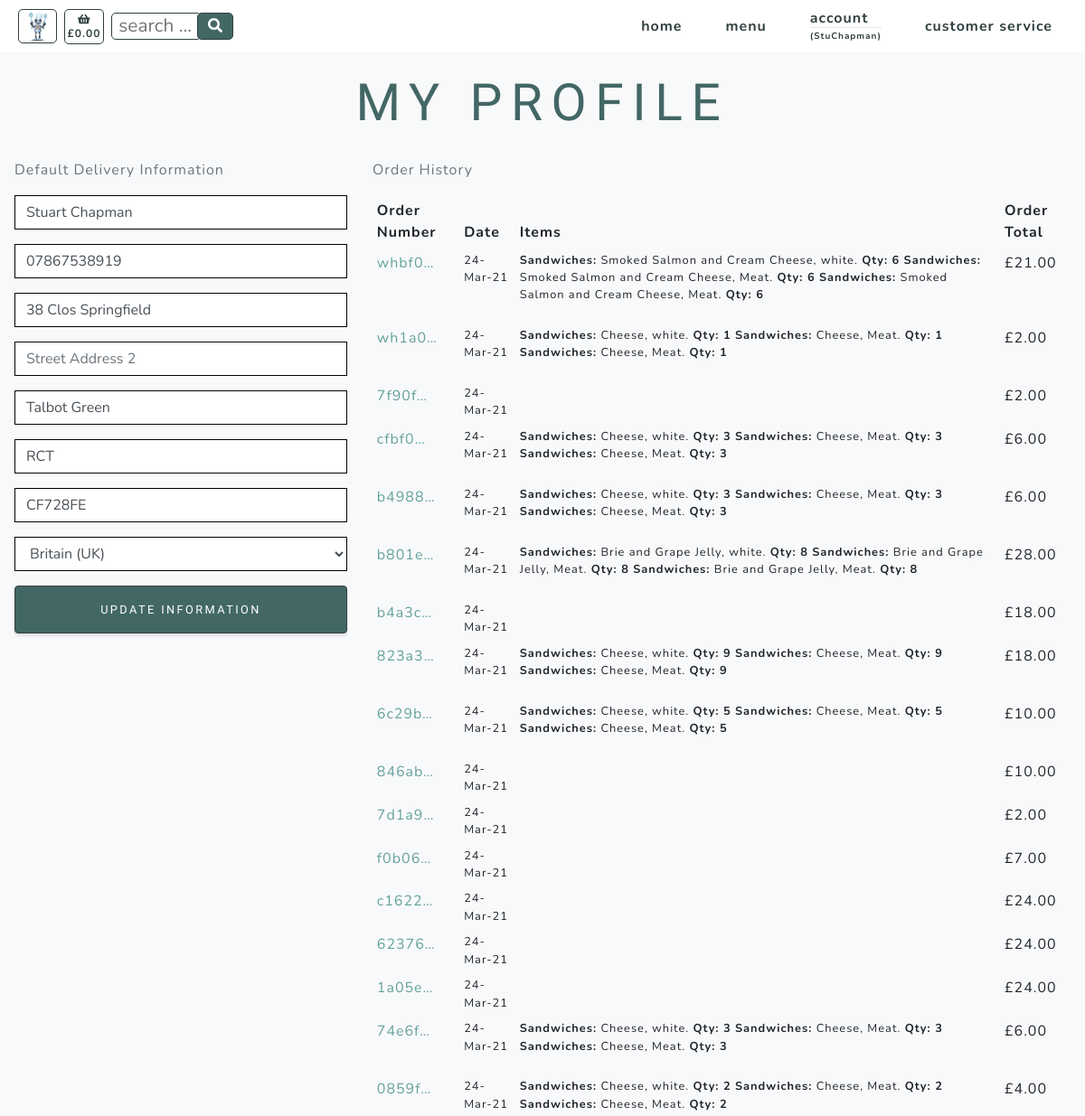
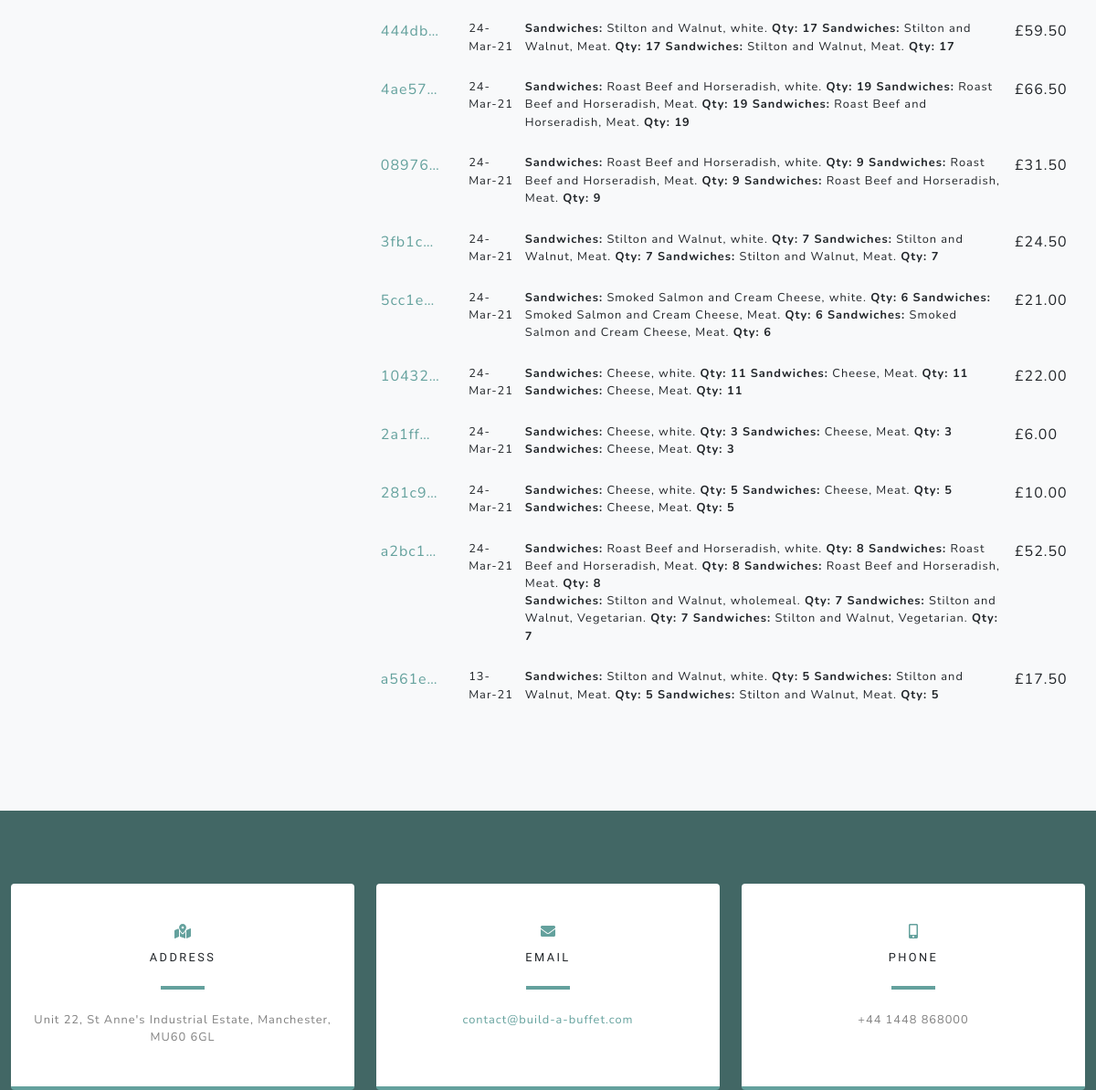
The page /profiles/ (signed in) on the database as committed earlier (2 pictures, top to bottom).
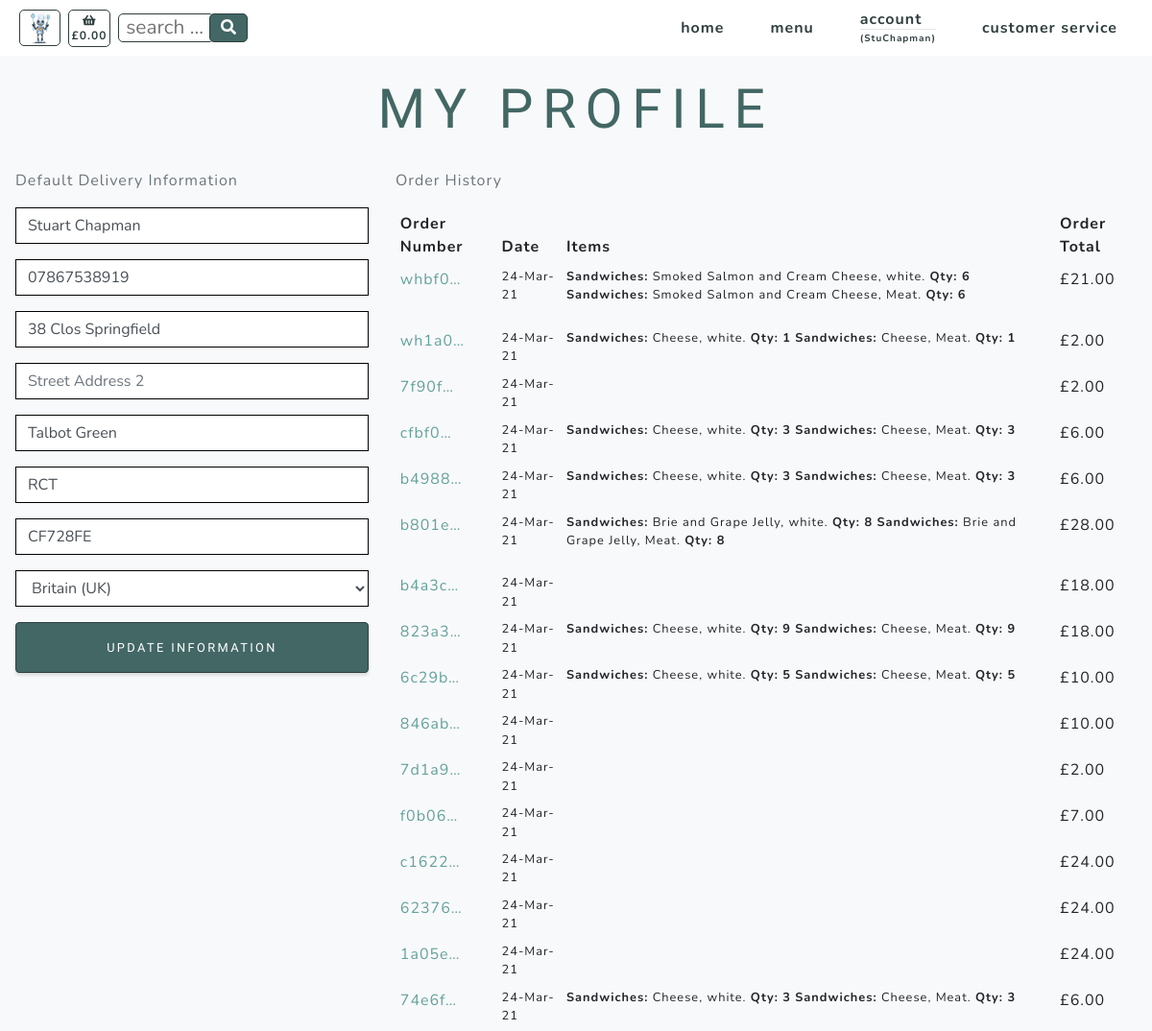
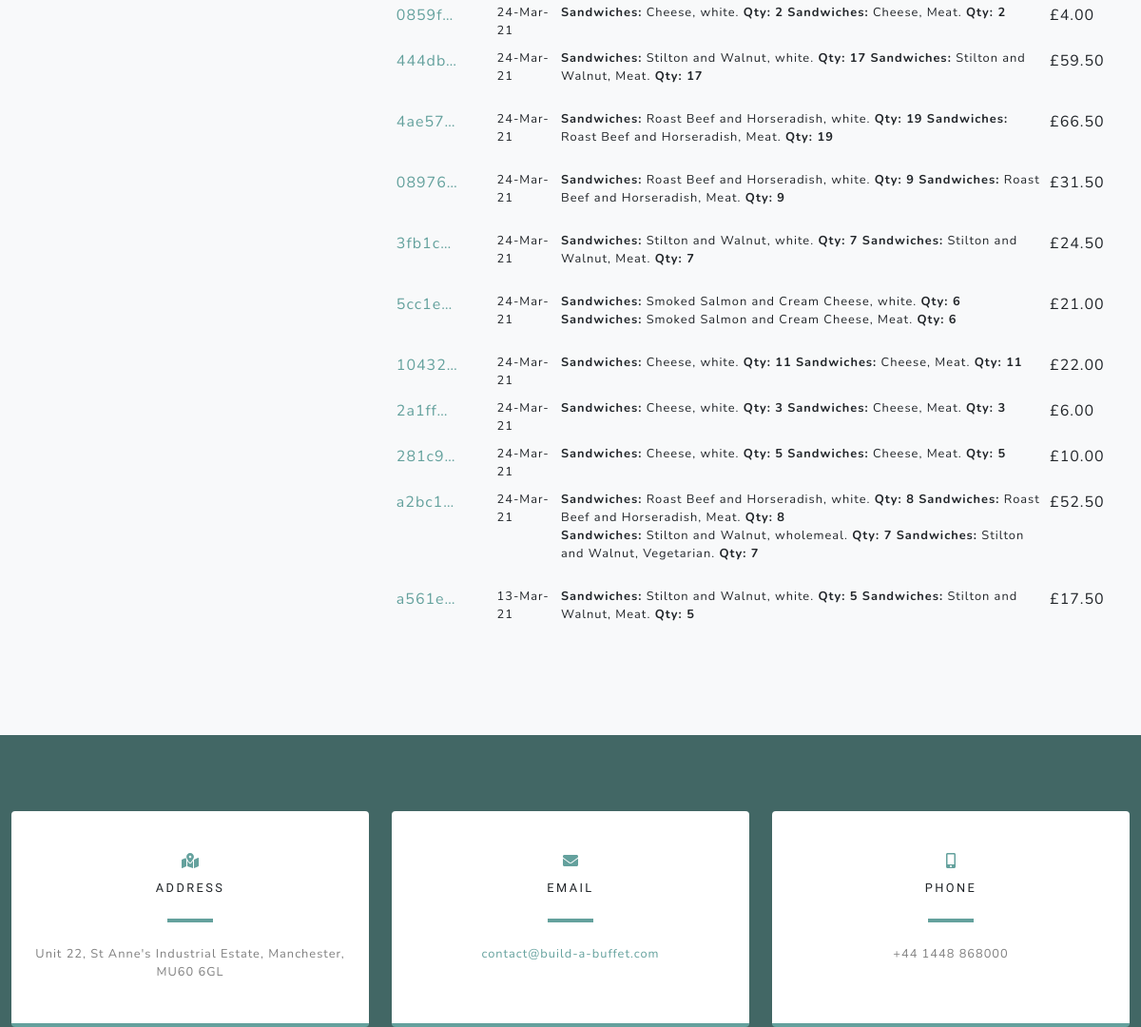
The same page on the database as committed later (2 pictures, top to bottom).
### profiles/models.py (models this page shows)
class UserProfile(models.Model):
    user = models.OneToOneField(User, on_delete=models.CASCADE)
    default_full_name = models.CharField(max_length=20, null=True, blank=True)
    default_phone_number = models.CharField(max_length=20, null=True, blank=True)
    default_street_address1 = models.CharField(max_length=80, null=True, blank=True)
    default_street_address2 = models.CharField(max_length=80, null=True, blank=True)
    default_town_or_city = models.CharField(max_length=40, null=True, blank=True)
    default_county = models.CharField(max_length=80, null=True, blank=True)
    default_postcode = models.CharField(max_length=20, null=True, blank=True)
    default_country = CountryField(blank_label='Country', null=True, blank=True)
    def __str__(self):
        return self.user.username

### checkout/models.py (models this page shows, shortened)
class Order(models.Model):
    customer_name = models.CharField(max_length=50, null=False, blank=False)
    order_number = models.CharField(max_length=32, null=False, editable=False)
    cookie = models.CharField(max_length=32, null=False, editable=False)
    full_name = models.CharField(max_length=50, null=False, blank=False)
    email = models.EmailField(max_length=254, null=False, blank=False)
    phone_number = models.CharField(max_length=20, null=False, blank=False)
    country = CountryField(blank_label='Country *', null=False, blank=False)
    postcode = models.CharField(max_length=20, null=True, blank=True)
    town_or_city = models.CharField(max_length=40, null=False, blank=False)
    street_address1 = models.CharField(max_length=80, null=False, blank=False)
    street_address2 = models.CharField(max_length=80, null=True, blank=True)
    county = models.CharField(max_length=80, null=True, blank=True)
    date = models.DateTimeField(auto_now_add=True)
    delivery_cost = models.DecimalField(max_digits=6, decimal_places=2, null=False, default=0)
    order_total = models.DecimalField(max_digits=10, decimal_places=2, null=False, default=0)
    grand_total = models.DecimalField(max_digits=10, decimal_places=2, null=False, default=0)
    stripe_pid = models.CharField(max_length=254, null=False, blank=False, default='')
    user_profile = models.ForeignKey(UserProfile, on_delete=models.SET_NULL,
                                     null=True, blank=True,
                                     related_name='orders')

class Order_items(models.Model):
    class Meta:
        verbose_name_plural = 'Order_items'
    order_number = models.CharField(max_length=32, null=False, editable=False)
    cookie = models.CharField(max_length=32, null=False, editable=False)
    item_number = models.DecimalField(max_digits=8, decimal_places=0)
    category = models.CharField(max_length=254)
    name = models.CharField(max_length=254)
    servings = models.DecimalField(max_digits=3, decimal_places=0)
    option = models.CharField(max_length=254)
    total_price = models.DecimalField(max_digits=6, decimal_places=2, null=True, blank=True)

### products/models.py (models this page shows, shortened)
class Options(models.Model):
    class Meta:
        verbose_name_plural = 'Options'
    category = models.ForeignKey('Category', null=True,
                                 on_delete=models.SET_NULL)
    id_no = models.CharField(max_length=254, null=True)
    option1 = models.CharField(max_length=24)
    option2 = models.CharField(max_length=24)
    option3 = models.CharField(max_length=24)

### profiles/views.py (the view)
# urls.py: path('', views.profile, name='profile'),
@login_required
def profile(request):
    profile = get_object_or_404(UserProfile, user=request.user)
    if request.method == 'POST':
        form = UserProfileForm(request.POST, instance=profile)
        if form.is_valid():
            form.save()
            messages.success(request, 'Profile updated successfully')
        else:
            messages.success(request, 'There was an error updating your profile - please try again')
    else:
        form = UserProfileForm(instance=profile)
    options = Options.objects.all()
    orders = Order.objects.filter(customer_name=profile)
    items = Order_items.objects.none()
    x = -1
    for order in orders:
        x = x + 1
        order_number = Order.objects.filter(customer_name=profile)[x].order_number
        order_items = Order_items.objects.filter(order_number=order_number)
        items = items | order_items
    orders = orders.order_by('-date')
    context = {
        'form': form,
        'orders': orders,
        'items': items,
        'options': options,
        'on_profile_page': True
    }
    return render(request, 'profiles/profile.html', context)

### profiles/forms.py
class UserProfileForm(forms.ModelForm):
    class Meta:
        model = UserProfile
        exclude = ('user',)
    def __init__(self, *args, **kwargs):
        super().__init__(*args, **kwargs)
        placeholders = {
            'default_full_name': 'Full Name',
            'default_phone_number': 'Phone Number',
            'default_postcode': 'Postal Code',
            'default_town_or_city': 'Town or City',
            'default_street_address1': 'Street Address 1',
            'default_street_address2': 'Street Address 2',
            'default_county': 'County, State or Locality',
        }
        self.fields['default_phone_number'].widget.attrs['autofocus'] = True
        for field in self.fields:
            if field != 'default_country':
                if self.fields[field].required:
                    placeholder = f'{placeholders[field]} *'
                else:
                    placeholder = placeholders[field]
                self.fields[field].widget.attrs['placeholder'] = placeholder
            self.fields[field].widget.attrs['class'] = 'border-black rounded-0 profile-form-input'
            self.fields[field].label = False

### basket/contexts.py (called while the page is built)
def basket_context(request):
    cookie_key = settings.COOKIE_KEY
    try:
        cookie = request.COOKIES[cookie_key]
        basket_total = Basket.objects.filter(cookie=cookie).aggregate(Sum('total_price'))
        if basket_total['total_price__sum'] is None:
            basket_total = ""
    except KeyError:
        basket_total = ""
        cookie = 99999999
    context = {
            'cookie': cookie,
            'cookie_key': cookie_key,
            'basket_total': basket_total,
        }
    return context

### profiles/templates/profiles/profile.html (shortened to what this page needs)
{% extends "base.html" %}
{% load static %}
{% block content %}
    <section class="products-section bg-light" id="products">
        <div class="container">
            <div class="row justify-content-center no-gutters">
                <div class="col-xl-12">
                    <h1 class="product-text-one mx-auto text-uppercase text-center flex-margin-b text-blue">My Profile</h1>
                </div>
                <div class="row">
                    <div class="px-3 col-12 col-lg-4">
                        <p class="text-muted">Default Delivery Information</p>
                        <form class="mt-3" action="{% url 'profile' %}" method="POST" id="profile-update-form">
                            {{ form|crispy }}
                            <button class="width-100 border-solid masthead-button btn btn-primary js-scroll-trigger float-right">Update Information</button>
                        </form>
                    </div>
                    <div class="col-12 col-lg-8">
                        <p class="text-muted">Order History</p>
                        <div class="order-history table-responsive">
                            <table class="table table-sm table-borderless">
                                <thead>
                                    <tr>
                                        <th>Order Number</th>
                                        <th>Date</th>
                                        <th>Items</th>
                                        <th>Order Total</th>
                                    </tr>
                                </thead>
                                <tbody>
                                    {% for order in orders %}
                                        <tr>
                                            <td>
                                                <a href="{% url 'order_success' order.order_number %}"
                                                title="{{ order.order_number }}">
                                                    {{ order.order_number|truncatechars:6 }}
                                                </a>
                                            </td>
                                            <td class="small">{{ order.date|date:'d-M-y' }}</td>
                                            <td>
                                                <ul class="list-unstyled">
                                                    {% for item in items %}
                                                        {% if item.order_number == order.order_number %}
                                                            <li class="small">
                                                                {% if item.option == "selected-one" %}
                                                                    {% for option in options %}
                                                                        <b>{{ item.category.title }}:</b> {{ item.name }}, {{ option.option1 }}. <b>Qty: {{ item.servings }}</b>
                                                                    {% endfor %}
                                                                {% endif %}
                                                                {% if item.option == "selected-three" %}
                                                                    {% for option in options %}
                                                                        <b>{{ item.category.title }}:</b> {{ item.name }}, {{ option.option3 }}. <b>Qty: {{ item.servings }}</b>
                                                                    {% endfor %}
                                                                {% endif %}
                                                            </li>
                                                        {% endif %}
                                                    {% endfor %}
                                                </ul>
                                            </td>
                                            <td>£{{ order.order_total }}</td>
                                        </tr>
                                    {% endfor %}
                                </tbody>
                            </table>
                        </div>
                    </div>
                </div>
            </div>
        </div>
    </section>
{% include 'includes/contact.html' %}
{% endblock %}

### templates/base.html (shortened to what this page needs)
{% load static %}
<!doctype html>
<html lang="en">
  <head>
    {% block corecss %}
        <link href="{% static 'css/styles.css' %}" rel="stylesheet" />
        <link href="{% static 'css/slider.css' %}" rel="stylesheet" />
    {% endblock %}
  </head>
  <body id="page-top" onload="createCookie()">
        <nav class="navbar navbar-expand-lg navbar-light fixed-top" id="mainNav">
            <div class="container">
                <div>
                    <ul class="navbar-nav ml-auto align-vertically">
                        <li class="nav-item"><a class="nav-link js-scroll-trigger bartholemew-menu" href=""><img src="{{ MEDIA_URL }}assets/img/bartholemew-sml.jpg" alt="bartholemew" height="36"></a></li>
                    </ul>
                </div>
                <div>
                    <ul class="navbar-nav ml-auto align-vertically">
                        {% if basket_total.total_price__sum != None %}
                            <li class="nav-item"><a class="nav-link js-scroll-trigger text-center text-xs-nav basket" href="{% url 'basket' %}"><i class="fa fa-shopping-basket" aria-hidden="true"></i><br><span class=" text-xs-nav">£{{ basket_total.total_price__sum|floatformat:"2" }}</span></a></li>
                        {% else %}
                            <li class="nav-item"><a class="nav-link js-scroll-trigger text-center text-xs-nav basket" href="{% url 'basket' %}"><i class="fa fa-shopping-basket" aria-hidden="true"></i><br><span class=" text-xs-nav">£0.00</span></a></li>
                        {% endif %}
                    </ul>
                </div>
                <div class="ml-2 mr-auto">
                    <form action="{% url 'search_products' %}" method="GET" id="product_search_form" >
                        <input class="search-input text-blue text-xs" type="text" name="product_search" id="product_search" placeholder=" search ..." maxlength="18">>
                        <button class="search-button text-center" type="submit">
                                <i class="fas fa-search"></i>
                        </button>
                    </form>
                </div>
                <div class="collapse navbar-collapse" id="navbarResponsive">
                    <ul class="navbar-nav ml-auto">
                        <li class="nav-item my-auto"><a class="nav-link js-scroll-trigger" href="{% url 'home' %}">home</a></li>
                        <li class="nav-item dropdown my-auto">
                            <a class="nav-link js-scroll-trigger" href="#" id="all-menus-link" data-toggle="dropdown" aria-haspopup="true" aria-expanded="false">
                                menu
                            </a>
                        </li>
                        <li class="nav-item dropdown">
                            {% if request.user.is_authenticated %}
                                <a class="nav-link js-scroll-trigger" href="#" id="account-link" data-toggle="dropdown" aria-haspopup="true" aria-expanded="false">
                                    account
                                    <hr class="d-none d-lg-block user-br">
                                    <span class="user-text">
                                    ({{ request.user }})</span>
                                </a>
                            {% else %}
                                <a class="nav-link" href="{% url 'account_login' %}">login</a>
                            {% endif %}
                        </li>
                        <li class="nav-item my-auto"><a class="nav-link js-scroll-trigger" href="{% url 'service' %}">customer service</a></li>
                    </ul>
                </div>
            </div>
        </nav>
    {% block content %}
    {% endblock %}
  </body>
</html>

### templates/includes/contact.html
    <section class="contact-section bg-blue">
        <div class="container">
            <div class="row">
                <div class="col-md-4 mb-3 mb-md-0">
                    <div class="card py-4 h-100">
                        <div class="card-body text-center">
                            <i class="fas fa-map-marked-alt text-primary mb-2"></i>
                            <h4 class="text-uppercase m-0">Address</h4>
                            <hr class="my-4" />
                            <div class="small text-black-50">Unit 22, St Anne's Industrial Estate, Manchester, MU60 6GL</div>
                        </div>
                    </div>
                </div>
                <div class="col-md-4 mb-3 mb-md-0">
                    <div class="card py-4 h-100">
                        <div class="card-body text-center">
                            <i class="fas fa-envelope text-primary mb-2"></i>
                            <h4 class="text-uppercase m-0">Email</h4>
                            <hr class="my-4" />
                            <div class="small text-black-50"><a href="#!">contact@build-a-buffet.com</a></div>
                        </div>
                    </div>
                </div>
                <div class="col-md-4 mb-3 mb-md-0">
                    <div class="card py-4 h-100">
                        <div class="card-body text-center">
                            <i class="fas fa-mobile-alt text-primary mb-2"></i>
                            <h4 class="text-uppercase m-0">Phone</h4>
                            <hr class="my-4" />
                            <div class="small text-black-50">+44 1448 868000</div>
                        </div>
                    </div>
                </div>
            </div>
        </div>
    </section>

Rows that differ between the two databases and show on the page:
removed Options: {{ item.category.title }} "Sandwiches", {{ item.name }} "Smoked Salmon and Cream Cheese", option1 "Meat", {{ item.servings }} "6", {{ item.name }} "Cheese", {{ item.servings }} "1", {{ item.servings }} "3", {{ item.name }} "Brie and Grape Jelly", {{ item.servings }} "8", {{ item.servings }} "9", {{ item.servings }} "5", {{ item.servings }} "2", {{ item.name }} "Stilton and Walnut", {{ item.servings }} "17", {{ item.name }} "Roast Beef and Horseradish", {{ item.servings }} "19", {{ item.servings }} "7", {{ item.servings }} "11", option3 "Vegetarian"
